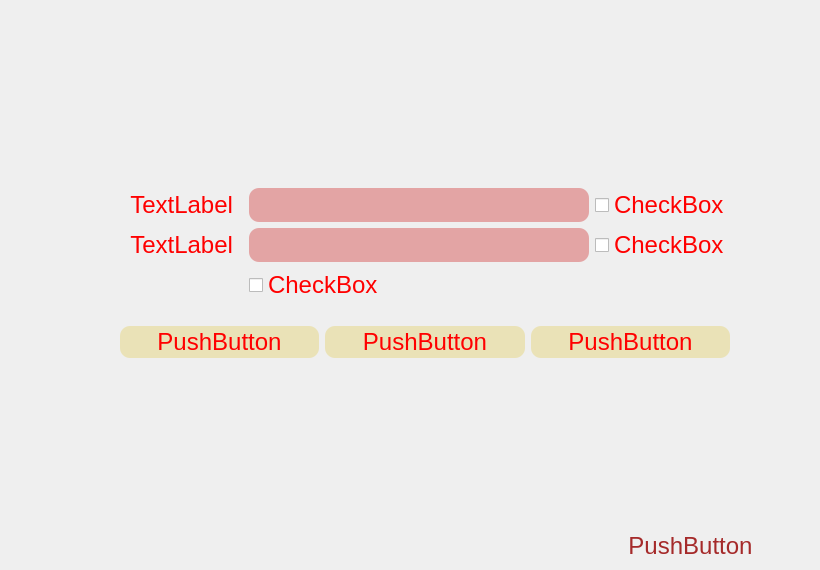
<?xml version="1.0" encoding="UTF-8"?>
<ui version="4.0">
 <class>DlgLogin</class>
 <widget class="QDialog" name="DlgLogin">
  <property name="geometry">
   <rect>
    <x>0</x>
    <y>0</y>
    <width>820</width>
    <height>570</height>
   </rect>
  </property>
  <property name="font">
   <font>
    <family>Microsoft YaHei UI</family>
    <pointsize>18</pointsize>
   </font>
  </property>
  <property name="windowTitle">
   <string>Dialog</string>
  </property>
  <widget class="QLabel" name="labBkg">
   <property name="geometry">
    <rect>
     <x>0</x>
     <y>0</y>
     <width>781</width>
     <height>501</height>
    </rect>
   </property>
   <property name="autoFillBackground">
    <bool>true</bool>
   </property>
   <property name="text">
    <string/>
   </property>
   <property name="pixmap">
    <pixmap resource="bkgresource.qrc">:/BkgResource/bkg_login.jpg</pixmap>
   </property>
   <property name="scaledContents">
    <bool>true</bool>
   </property>
   <property name="alignment">
    <set>Qt::AlignCenter</set>
   </property>
  </widget>
  <widget class="QWidget" name="layoutWidget">
   <property name="geometry">
    <rect>
     <x>120</x>
     <y>170</y>
     <width>610</width>
     <height>208</height>
    </rect>
   </property>
   <layout class="QVBoxLayout" name="layMian">
    <item>
     <layout class="QGridLayout" name="layInfo">
      <item row="1" column="1">
       <widget class="QLineEdit" name="edtPass">
        <property name="styleSheet">
         <string notr="true">QLineEdit{color:black}
QLineEdit:hover{color:#F0F0F0}
QLineEdit{background-color:rgba(200,0,0,80)}
QLineEdit{border:2px}
QLineEdit{border-radius:10px}
QLineEdit{padding:2px 4px}</string>
        </property>
       </widget>
      </item>
      <item row="0" column="0">
       <widget class="QLabel" name="labUser">
        <property name="styleSheet">
         <string notr="true">QLabel{color:red}
QLabel{padding:2px 4px}</string>
        </property>
        <property name="text">
         <string>TextLabel</string>
        </property>
        <property name="alignment">
         <set>Qt::AlignRight|Qt::AlignTrailing|Qt::AlignVCenter</set>
        </property>
        <property name="buddy">
         <cstring>edtUser</cstring>
        </property>
       </widget>
      </item>
      <item row="1" column="0">
       <widget class="QLabel" name="labPass">
        <property name="styleSheet">
         <string notr="true">QLabel{color:red}
QLabel{padding:2px 4px}</string>
        </property>
        <property name="text">
         <string>TextLabel</string>
        </property>
        <property name="alignment">
         <set>Qt::AlignRight|Qt::AlignTrailing|Qt::AlignVCenter</set>
        </property>
        <property name="buddy">
         <cstring>edtPass</cstring>
        </property>
       </widget>
      </item>
      <item row="1" column="2">
       <widget class="QCheckBox" name="chbPass">
        <property name="cursor">
         <cursorShape>PointingHandCursor</cursorShape>
        </property>
        <property name="styleSheet">
         <string notr="true">QCheckBox{color:red}
QCheckBox:hover{color:black}
</string>
        </property>
        <property name="text">
         <string>CheckBox</string>
        </property>
       </widget>
      </item>
      <item row="0" column="1">
       <widget class="QLineEdit" name="edtUser">
        <property name="whatsThis">
         <string>fdghj</string>
        </property>
        <property name="styleSheet">
         <string notr="true">QLineEdit{color:black}
QLineEdit:hover{color:#F0F0F0}
QLineEdit{background-color:rgba(200,0,0,80)}
QLineEdit{border:2px}
QLineEdit{border-radius:10px}
QLineEdit{padding:2px 4px}</string>
        </property>
       </widget>
      </item>
      <item row="2" column="1">
       <widget class="QCheckBox" name="chbAuto">
        <property name="cursor">
         <cursorShape>PointingHandCursor</cursorShape>
        </property>
        <property name="styleSheet">
         <string notr="true">QCheckBox{color:red}
QCheckBox:hover{color:lightyellow}
</string>
        </property>
        <property name="text">
         <string>CheckBox</string>
        </property>
       </widget>
      </item>
      <item row="0" column="2">
       <widget class="QCheckBox" name="chbAdmin">
        <property name="cursor">
         <cursorShape>PointingHandCursor</cursorShape>
        </property>
        <property name="styleSheet">
         <string notr="true">QCheckBox{color:red}
QCheckBox:hover{color:black}
</string>
        </property>
        <property name="text">
         <string>CheckBox</string>
        </property>
       </widget>
      </item>
     </layout>
    </item>
    <item>
     <layout class="QHBoxLayout" name="layOper">
      <item>
       <widget class="QPushButton" name="btnCancel">
        <property name="cursor">
         <cursorShape>PointingHandCursor</cursorShape>
        </property>
        <property name="styleSheet">
         <string notr="true">QPushButton{color:red}
QPushButton:hover{color:black}
QPushButton{background-color:rgba(221, 195, 47,75)}
QPushButton{border:2px}
QPushButton{border-radius:10px}
QPushButton{padding:2px 4px}
QPushButton{opacity:0.5}</string>
        </property>
        <property name="text">
         <string>PushButton</string>
        </property>
       </widget>
      </item>
      <item>
       <widget class="QPushButton" name="btnLogin">
        <property name="cursor">
         <cursorShape>PointingHandCursor</cursorShape>
        </property>
        <property name="styleSheet">
         <string notr="true">QPushButton{color:red}
QPushButton:hover{color:black}
QPushButton{background-color:rgba(221, 195, 47,75)}
QPushButton{border:2px}
QPushButton{border-radius:10px}
QPushButton{padding:2px 4px}
QPushButton{opacity:0.5}</string>
        </property>
        <property name="text">
         <string>PushButton</string>
        </property>
       </widget>
      </item>
      <item>
       <widget class="QPushButton" name="btnFindPass">
        <property name="cursor">
         <cursorShape>PointingHandCursor</cursorShape>
        </property>
        <property name="styleSheet">
         <string notr="true">QPushButton{color:red}
QPushButton:hover{color:black}
QPushButton{background-color:rgba(221, 195, 47,75)}
QPushButton{border:2px}
QPushButton{border-radius:10px}
QPushButton{padding:2px 4px}
QPushButton{opacity:0.5}</string>
        </property>
        <property name="text">
         <string>PushButton</string>
        </property>
       </widget>
      </item>
     </layout>
    </item>
   </layout>
  </widget>
  <widget class="QPushButton" name="btnRegister">
   <property name="geometry">
    <rect>
     <x>560</x>
     <y>520</y>
     <width>261</width>
     <height>51</height>
    </rect>
   </property>
   <property name="cursor">
    <cursorShape>PointingHandCursor</cursorShape>
   </property>
   <property name="styleSheet">
    <string notr="true">QPushButton{color:brown}
QPushButton:hover{color:red}
QPushButton{border:2px}
QPushButton{border-radius:10px}
QPushButton{padding:2px 4px}
</string>
   </property>
   <property name="text">
    <string>PushButton</string>
   </property>
  </widget>
 </widget>
 <tabstops>
  <tabstop>edtUser</tabstop>
  <tabstop>edtPass</tabstop>
  <tabstop>btnLogin</tabstop>
  <tabstop>btnCancel</tabstop>
  <tabstop>btnFindPass</tabstop>
  <tabstop>chbAdmin</tabstop>
  <tabstop>chbPass</tabstop>
  <tabstop>chbAuto</tabstop>
 </tabstops>
 <resources>
  <include location="bkgresource.qrc"/>
 </resources>
 <connections/>
</ui>
